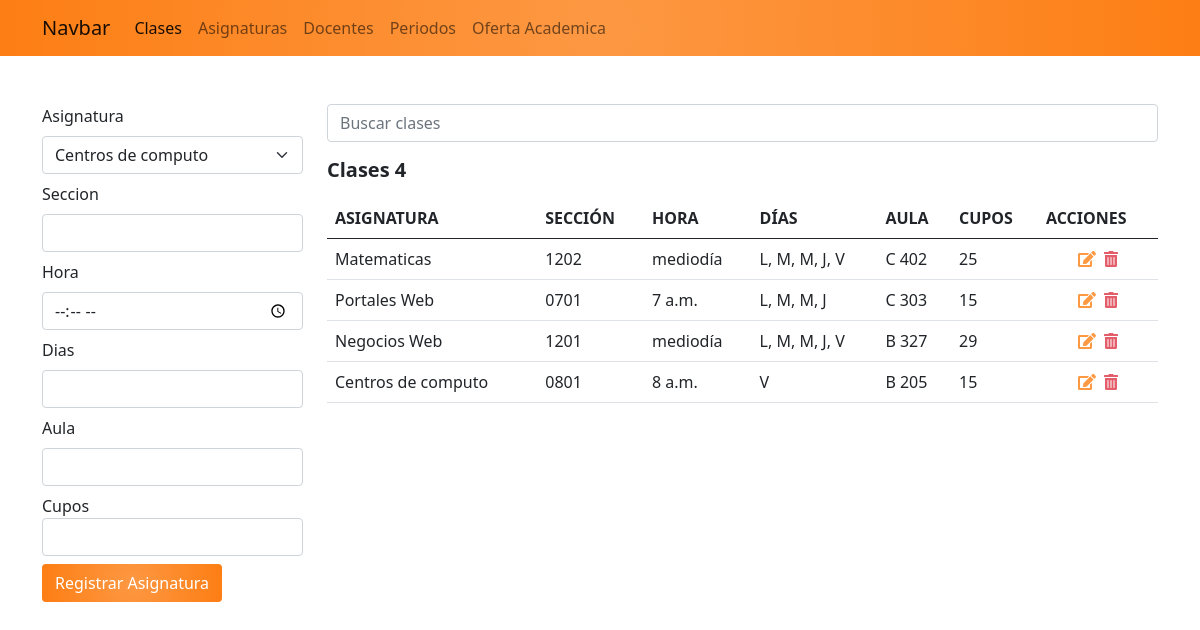
The page /clases_admin/ on the database as committed earlier.
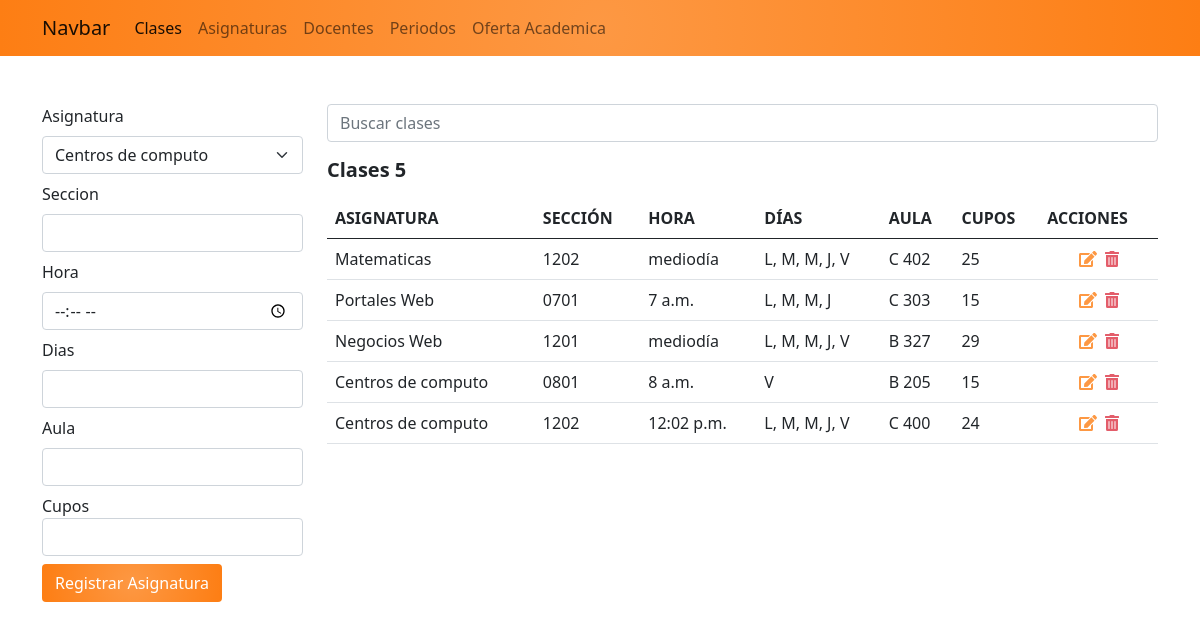
The same page on the database as committed later.
### app_academico/models.py (models this page shows, shortened)
class Clase(models.Model):
    asignatura = models.ForeignKey(Asignatura, on_delete=models.CASCADE)
    seccion = models.CharField(max_length=4)
    hora = models.TimeField()
    dias = models.CharField(max_length=25)
    aula  = models.CharField(max_length=20)
    cupos = models.SmallIntegerField(default=10)
    docente = models.ForeignKey(Docente, on_delete=models.CASCADE, null=True, blank=True)
    alumnos = models.ManyToManyField(Alumno, null=True, blank=True)

class Asignatura(models.Model):
    nombre = models.CharField(max_length=30)
    descripcion = models.TextField(null=True, blank=True)
    creditos = models.IntegerField(null=True, blank=True)
    def __str__(self):
        return f'{self.nombre}'

### app_academico/views.py (the view, shortened to what this page needs)
# urls.py: path('clases_admin/', views.clasesAdmin, name='clasesAdmin'),
def clasesAdmin(request):
    asignaturas = Asignatura.objects.all().order_by('nombre')
    q = request.GET.get('q')
    if q:
        clases = Clase.objects.filter(asignatura__nombre__contains=q).order_by(
            'asignatura')  # asignatura es unicamente un id, para acceder al nombre de la asignatura se usa doble guion bajo
    else:
        clases = Clase.objects.all().order_by('asignatura')
    ctx = {
        'activo': 'clases',
        'clases': clases,
        'asignaturas': asignaturas,
        'q': q
    }
    return render(request, 'academico/clasesAdmin.html', ctx)

### app_academico/templates/academico/clasesAdmin.html (shortened to what the changed rows need)
{% extends "base.html" %}
{% block container %}
    <div class="row">
        <div class="col-9">
            <form action="" method="GET">
                <input name="q" value="{{ q | default_if_none:''}}" type="search" class="form-control" placeholder="Buscar clases">
            </form>
            <h5 class="mt-3 mb-3 fw-bold">Clases {{ clases.count }}</h5>
            <table class="table table-hover">
                <thead>
                    <tr>
                        <th>ASIGNATURA</th>
                        <th>SECCIÓN</th>
                        <th>HORA</th>
                        <th>DÍAS</th>
                        <th>AULA</th>
                        <th>CUPOS</th>
                        <th>ACCIONES</th>
                    </tr>
                </thead>
                <tbody>
                    {% for c in clases %}
                        <tr>
                            <td>{{ c.asignatura }}</td>
                            <td>{{ c.seccion }}</td>
                            <td>{{ c.hora }}</td>
                            <td>{{ c.dias}}</td>
                            <td>{{ c.aula}}</td>
                            <td>{{ c.cupos}}</td>
                            <td class="text-center">
                                <a href="{% url 'editar_clase' c.id %}" class="edit"><span class="fas fa-edit"></span></a>&nbsp
                                <a onclick="if (!confirm('¿Desea eliminar {{c.asignatura}} {{c.seccion}}?')) return false;" href="{% url 'eliminar_clase' c.id %}" class="delete"> <span class="fas fa-trash-alt"></span></a>
                            </td>
                        </tr>
                    {% empty %}
                        <tr>
                            <td colspan="6" class="text-danger text-center fw-bold">NO SE ENCONTRARON RESULTADOS</td>
                        </tr>
                    {% endfor %}
                </tbody>
            </table>
        </div>
    </div>
{% endblock %}

Rows that differ between the two databases and show on the page:
added Clase: asignatura "Centros de computo", seccion "1202", hora "12:02 p.m.", dias "L, M, M, J, V", aula "C 400", cupos "24"
Other text that changed with them:
{{ clases.count }}: "4" → "5"
